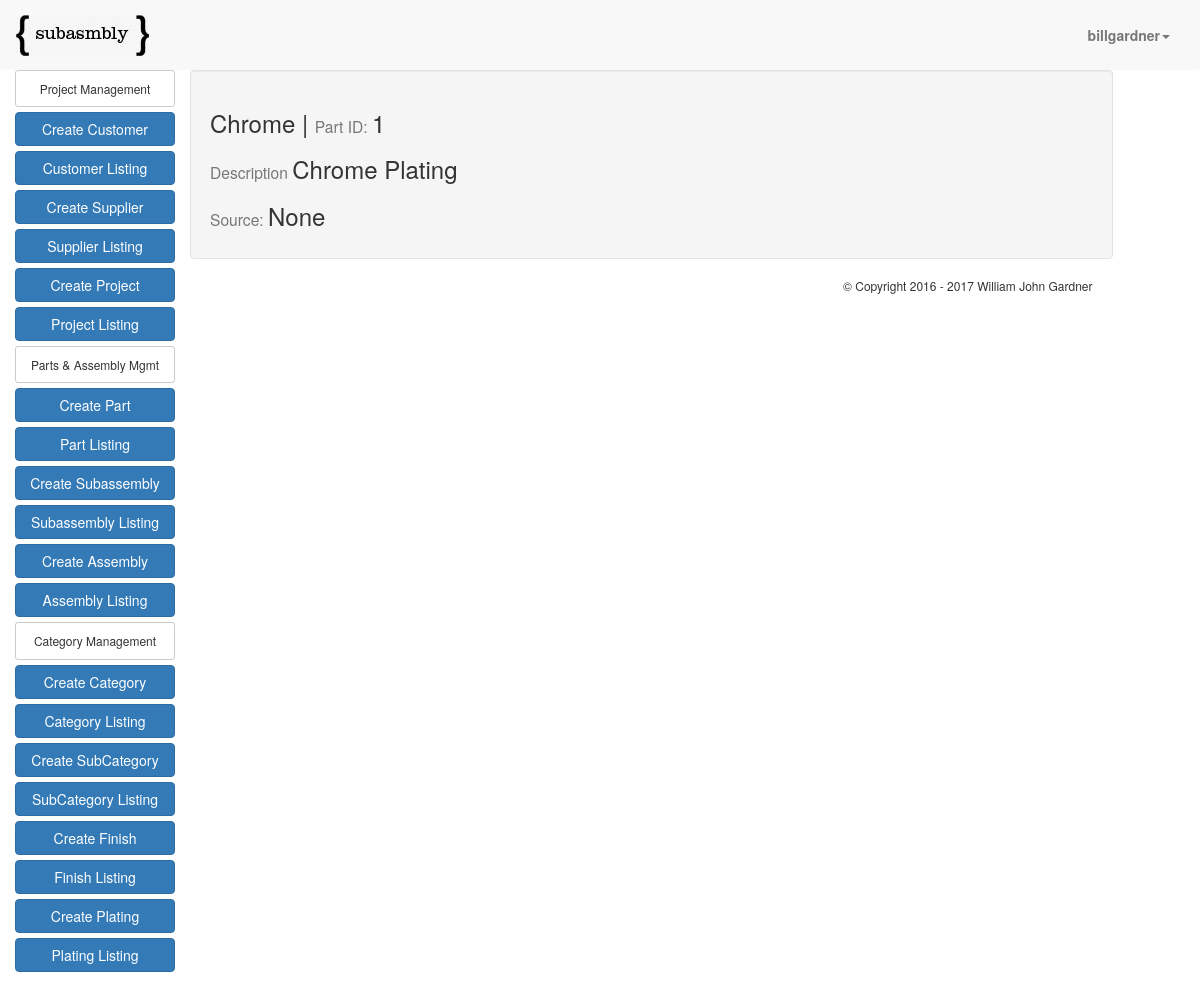
Screenshot of /plating_list/1/ (signed in) with the database file from the repository.
### app/models.py (models this page shows, shortened)
class PlatingTable(models.Model):
    user = models.ForeignKey("auth.User")
    plating = models.CharField(max_length=50)
    description = models.TextField(null=True, blank=True)
    source = models.ForeignKey(Supplier, null=True, blank=True)

### app/views.py (the view)
# urls.py: url(r'^plating_list/(?P<pk>\d+)/$', login_required(PlatingDetailView.as_view()), name="plating_detail_view")
class PlatingDetailView(DetailView):
    model = PlatingTable
    def get_queryset(self):
        return self.model.objects.filter(user=self.request.user)

### templates/app/platingtable_detail.html
{% extends "bom.html" %}
{% block content %}
<div class="row">
  <div class="col-md-12 well">
    <h3>{{object.plating}}  |  <small>Part ID: </small>{{object.pk}}
    <h3><small>Description </small>{{object.description}}</h3>
    <h3><small>Source: </small>{{object.source}}</h3>
  </div>
{% endblock %}

### templates/bom.html (shortened to what this page needs)
{% load staticfiles %}
{% load bootstrap %}
<!DOCTYPE html>
<html>
  <head>
    <link rel="stylesheet" href="{% static "app/css/bootstrap.css" %}" media="screen" charset="utf-8">
    <link rel="stylesheet" href="{% static "app/css/main.css" %}" media="screen" charset="utf-8">
  </head>
  <body>
    <nav class="navbar navbar-default">
      <div class="container-fluid">
        <div class="navbar-header">
          <a class="navbar-brand" href="/"><img id="logo-sm" src="{% static 'app/images/logo_sm.jpg' %}" alt="Subasmbly"/></a>
        </div>
        <div class="collapse navbar-collapse" id="bs-example-navbar-collapse-1">
          <ul id="menu" class="nav navbar-nav navbar-right">
            <li class="dropdown">
              <a href="#" class="dropdown-toggle" data-toggle="dropdown" role="button" aria-haspopup="true" aria-expanded="false"><strong>{{request.user}}</strong><span class="caret"></span></a>
            </li>
          </ul>
        </div>
      </div>
    </nav>
<div class="row">
    <div id="sidenav" class="col-md-2">
      <div class="btn btn-default btn-xs btn-block"><h6>Project Management</h6></div>
      <a href="{% url 'create_customer_view' %}" type="button" class="btn btn-primary btn-block">Create Customer</a>
      <a href="{% url 'customer_list_view' %}" type="button" class="btn btn-primary btn-block">Customer Listing</a>
      <a href="{% url 'create_supplier_view' %}" type="button" class="btn btn-primary btn-block">Create Supplier</a>
      <a href="{% url 'supplier_list_view' %}" type="button" class="btn btn-primary btn-block">Supplier Listing</a>
      <a href="{% url 'create_project_view' %}" type="button" class="btn btn-primary btn-block">Create Project</a>
      <a href="{% url 'project_list_view' %}" type="button" class="btn btn-primary btn-block">Project Listing</a>
      <div class="btn btn-default btn-xs btn-block"><h6>Parts & Assembly Mgmt</h6></div>
      <a href="{% url 'create_part_view' %}" type="button" class="btn btn-primary btn-block">Create Part</a>
      <a href="{% url 'part_list_view' %}" type="button" class="btn btn-primary btn-block">Part Listing</a>
      <a href="{% url 'create_subassembly_view' %}" type="button" class="btn btn-primary btn-block">Create Subassembly</a>
      <a href="{% url 'subassembly_list_view' %}" type="button" class="btn btn-primary btn-block">Subassembly Listing</a>
      <a href="{% url 'create_assembly_view' %}" type="button" class="btn btn-primary btn-block">Create Assembly</a>
      <a href="{% url 'assembly_list_view' %}" type="button" class="btn btn-primary btn-block">Assembly Listing</a>
      <div class="btn btn-default btn-xs btn-block"><h6>Category Management</h6></div>
      <a href="{% url 'create_category_view' %}" type="button" class="btn btn-primary btn-block">Create Category</a>
      <a href="{% url 'category_list_view' %}" type="button" class="btn btn-primary btn-block">Category Listing</a>
      <a href="{% url 'create_subcategory_view' %}" type="button" class="btn btn-primary btn-block">Create SubCategory</a>
      <a href="{% url 'subcategory_list_view' %}" type="button" class="btn btn-primary btn-block">SubCategory Listing</a>
      <a href="{% url 'create_finish_view' %}" type="button" class="btn btn-primary btn-block">Create Finish</a>
      <a href="{% url 'finish_list_view' %}" type="button" class="btn btn-primary btn-block">Finish Listing</a>
      <a href="{% url 'create_plating_view' %}" type="button" class="btn btn-primary btn-block">Create Plating</a>
      <a href="{% url 'plating_list_view' %}" type="button" class="btn btn-primary btn-block">Plating Listing</a>
      <br>
      <br>
      <br>
    </div>
    <div class="col-md-9">
      {% block content %}{% endblock %}
      <footer>
        <h6><div style="float:right;">  &copy; Copyright 2016 -
           William John Gardner</div><h6>
      </footer>
    </div>
</body>
</html>

### app/static/app/css/main.css (style rules this page uses)
.navbar { position: relative; min-height: 0px !important; margin-bottom: 0px !important; border: 0px solid transparent; }
#sidenav { padding-left: 30px; }
nav { padding-bottom: 10px; }
#menu { padding-top: 10px; }
footer { padding: 50px 20px; }

### rows the page displays
PlatingTable: plating "Chrome", pk "1", description "Chrome Plating", source "None"

### other values shown
{{ request.user }} "billgardner"
